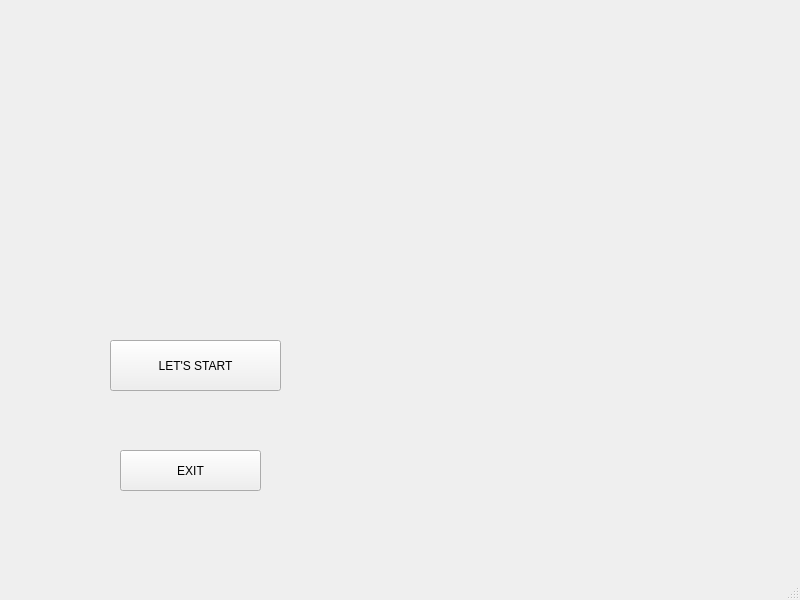
<?xml version="1.0" encoding="UTF-8"?>
<ui version="4.0">
 <class>MainWindow</class>
 <widget class="QMainWindow" name="MainWindow">
  <property name="geometry">
   <rect>
    <x>0</x>
    <y>0</y>
    <width>800</width>
    <height>600</height>
   </rect>
  </property>
  <property name="windowTitle">
   <string>MainWindow</string>
  </property>
  <widget class="QWidget" name="centralwidget">
   <widget class="QLabel" name="label_pic">
    <property name="geometry">
     <rect>
      <x>0</x>
      <y>10</y>
      <width>801</width>
      <height>561</height>
     </rect>
    </property>
    <property name="frameShape">
     <enum>QFrame::NoFrame</enum>
    </property>
    <property name="text">
     <string/>
    </property>
    <property name="pixmap">
     <pixmap>../../../Downloads/RETRO ARCADE/1.jpg</pixmap>
    </property>
    <property name="scaledContents">
     <bool>true</bool>
    </property>
   </widget>
   <widget class="QPushButton" name="EXIT">
    <property name="geometry">
     <rect>
      <x>120</x>
      <y>450</y>
      <width>141</width>
      <height>41</height>
     </rect>
    </property>
    <property name="autoFillBackground">
     <bool>true</bool>
    </property>
    <property name="text">
     <string>EXIT</string>
    </property>
   </widget>
   <widget class="QPushButton" name="START">
    <property name="geometry">
     <rect>
      <x>110</x>
      <y>340</y>
      <width>171</width>
      <height>51</height>
     </rect>
    </property>
    <property name="autoFillBackground">
     <bool>true</bool>
    </property>
    <property name="text">
     <string>LET'S START</string>
    </property>
   </widget>
  </widget>
  <widget class="QMenuBar" name="menubar">
   <property name="geometry">
    <rect>
     <x>0</x>
     <y>0</y>
     <width>800</width>
     <height>25</height>
    </rect>
   </property>
  </widget>
  <widget class="QStatusBar" name="statusbar"/>
 </widget>
 <resources/>
 <connections/>
</ui>
